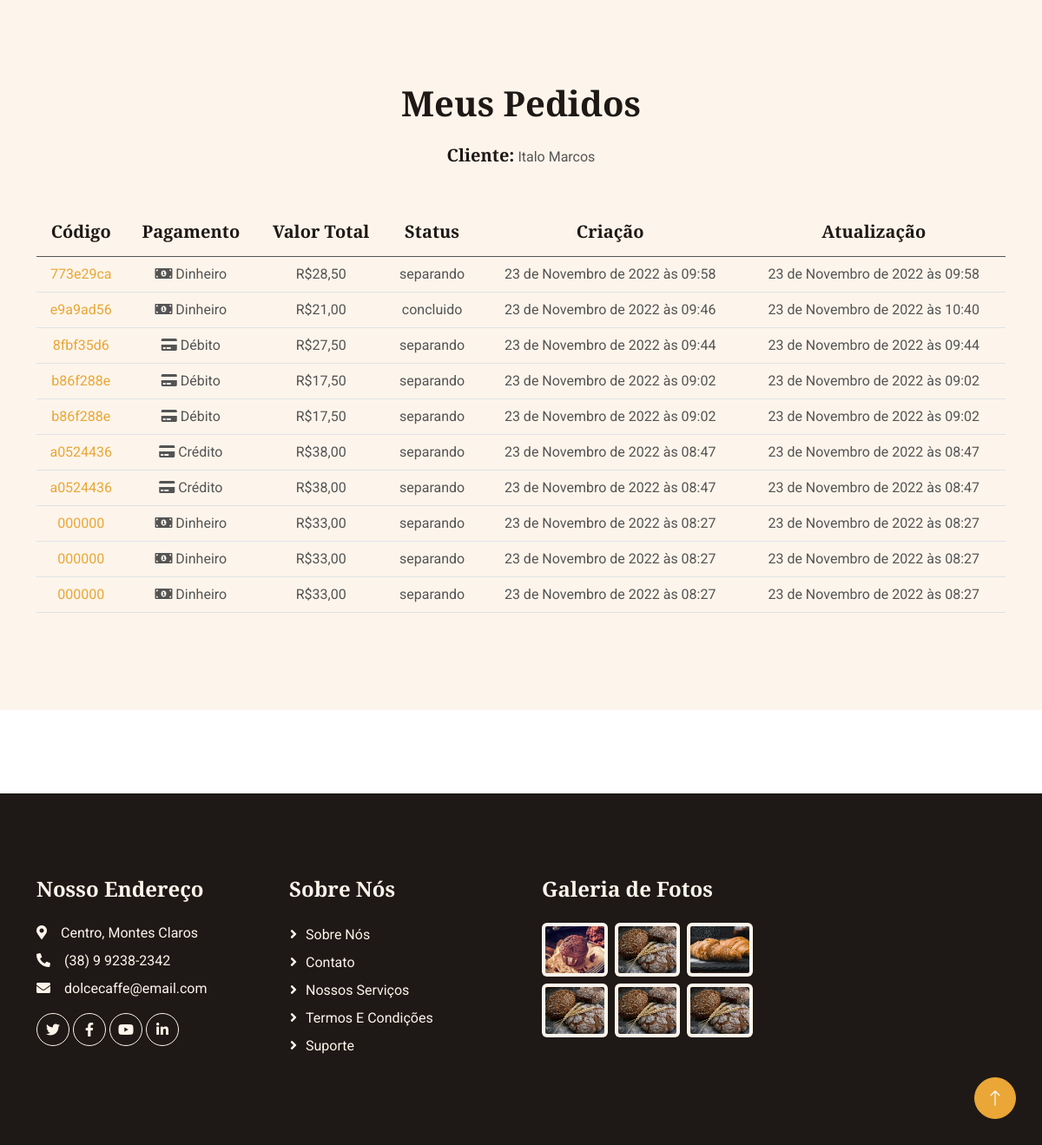
The app's page /meuspedidos/2 (signed in, lower part), older data.
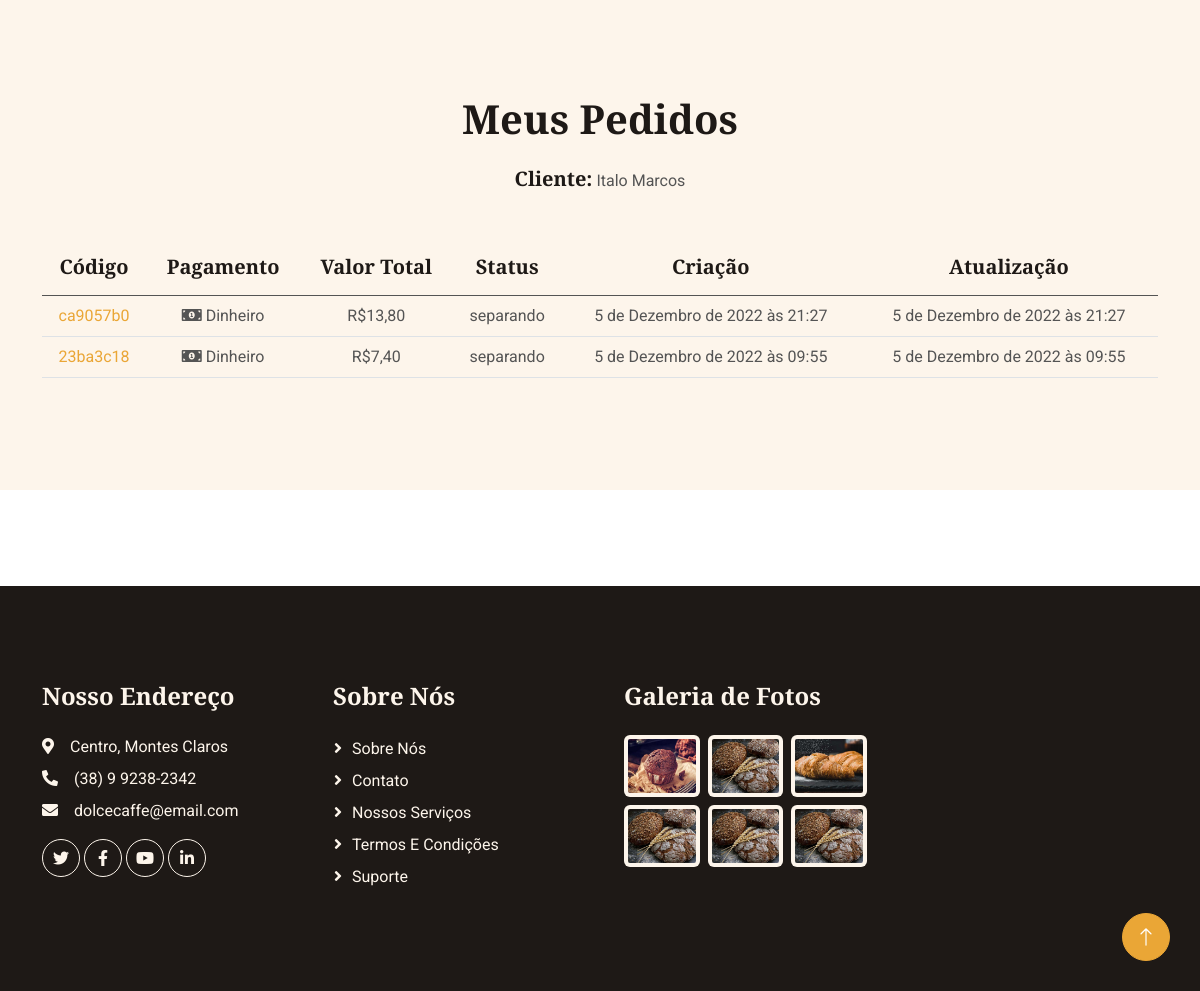
The same page, newer data.
### padaria/models.py (models this page shows, shortened)
class CustomUsuario(AbstractUser):
    email = models.EmailField('E-mail', unique=True)
    cpf = models.CharField(max_length=14, unique=True)
    estado = models.CharField(max_length=100)
    cidade = models.CharField(max_length=100)
    rua = models.CharField(max_length=50)
    numero = models.CharField(max_length=10)
    cep = models.CharField(max_length=14)
    celular = models.CharField(max_length=14)
    dataNascimento = models.DateField()
    is_staff = models.BooleanField('Membro da equipe', default=False)
    USERNAME_FIELD = 'email'
    REQUIRED_FIELDS = ['first_name', 'last_name', 'cpf', 'estado', 'cidade', 'rua', 'numero', 'cep', 'celular','dataNascimento']
    objects = UsuarioManager()

class Pedido(models.Model):
    PAGAMENTO_CHOICES = (
        ('dinheiro', 'Dinheiro'),
        ('cartao-credito', 'Crédito'),
        ('cartao-debito', 'Débito')
    )
    STATUS_CHOICES = (
        ('preparando', 'Preparando'),
        ('concluido', 'Concluído'),
        ('entrega', 'Em Trânsito'),
    )
    codigo = models.CharField('Código', max_length=20)
    pagamento = models.CharField('Pagamento', max_length=20, choices=PAGAMENTO_CHOICES, default=PAGAMENTO_CHOICES[0][0])
    statusPedido = models.CharField('Status', max_length=20, choices=STATUS_CHOICES, default=STATUS_CHOICES[0][0])
    valorPedido = models.DecimalField('Valor Total', max_digits=6, decimal_places=2)
    dataCriacao = models.DateTimeField('Criação', auto_now_add=True)
    dataAtualizacao = models.DateTimeField('Atualização', auto_now=True)
    produtos = models.ManyToManyField(Produto, through='ItensPedido')
    user = models.ForeignKey(CustomUsuario, on_delete=models.SET_NULL, null=True)
    class Meta:
        verbose_name = 'Pedido'
        verbose_name_plural = 'Pedidos'

### padaria/views.py (the view)
# urls.py: path('meuspedidos/<int:user_id>', meus_pedidos, name='meus_pedidos'),
@login_required
def meus_pedidos(request, user_id):
    user = CustomUsuario.objects.get(id=user_id)
    pedidos = Pedido.objects.filter(user=user).order_by('-dataCriacao').values()
    context = {
        'user': user,
        'pedidos': pedidos
    }
    return render(request, 'meus_pedidos.html', context)

### padaria/templates/meus_pedidos.html (shortened to what this page needs)
{% load static %}
{% load widget_tweaks %}
<!DOCTYPE html>
<html lang="en">
<head>
    <link href="https://cdnjs.cloudflare.com/ajax/libs/font-awesome/5.10.0/css/all.min.css" rel="stylesheet">
    <link href="https://cdn.jsdelivr.net/npm/bootstrap-icons@1.4.1/font/bootstrap-icons.css" rel="stylesheet">
    <link href="{% static 'lib/animate/animate.min.css' %}" rel="stylesheet">
    <link href="{% static 'lib/owlcarousel/assets/owl.carousel.min.css' %}" rel="stylesheet">
    <link href="{% static 'css/bootstrap.min.css' %}" rel="stylesheet">
    <link href="{% static 'css/style.css' %}" rel="stylesheet">
</head>
<body>
    <div class="container-xxl bg-light my-6 py-6 pt-0">
        <div class="container">
            <form method="post">
            <div class="text-center mx-auto mb-5 wow fadeInUp" data-wow-delay="0.1s" style="max-width: 500px;">
                <h1 class="display-6 mb-4">Meus Pedidos</h1>
                <p><h5 class="d-inline-block">Cliente: </h5> {{ user.get_full_name }}</p>
            </div>
            <div class="row g-4">
                <div class="col-lg-12 col-md-12">
                    <table class="table text-center">
                        <thead class="thead-warning">
                            <tr>
                                <th><h5>Código</h5></th>
                                <th><h5>Pagamento</h5></th>
                                <th><h5>Valor Total</h5></th>
                                <th><h5>Status</h5></th>
                                <th><h5>Criação</h5></th>
                                <th><h5>Atualização</h5></th>
                            </tr>
                        </thead>
                        <tbody>
                            {% for p in pedidos %}
                                <tr>
                                    <td><a href="{% url 'detalhes_pedido' p.codigo %}">{{ p.codigo }}</a></td>
                                    {% if p.pagamento == 'cartao-debito' %}
                                        <td><i class="fas fa-credit-card"></i> Débito</td>
                                    {% elif p.pagamento == 'cartao-credito' %}
                                        <td><i class="fas fa-credit-card"></i> Crédito</td>
                                    {% else %}
                                        <td><i class="fas fa-money-bill-alt"></i> Dinheiro</td>
                                    {% endif %}
                                    <td>R${{ p.valorPedido }}</td>
                                    <td>{{ p.statusPedido }}</td>
                                    <td>{{ p.dataCriacao }}</td>
                                    <td>{{ p.dataAtualizacao }}</td>
                                </tr>
                            {% endfor %}
                        </tbody>
                    </table>
                </div>
            </div>
        </form>
        </div>
    </div>
    <div class="container-fluid bg-dark text-light footer my-6 mb-0 py-5 wow fadeIn" data-wow-delay="0.1s">
        <div class="container py-5">
            <div class="row g-5">
                <div class="col-lg-3 col-md-6">
                    <h4 class="text-light mb-4">Nosso Endereço</h4>
                    <p class="mb-2"><i class="fa fa-map-marker-alt me-3"></i>Centro, Montes Claros</p>
                    <p class="mb-2"><i class="fa fa-phone-alt me-3"></i>(38) 9 9238-2342</p>
                    <p class="mb-2"><i class="fa fa-envelope me-3"></i>dolcecaffe@email.com</p>
                    <div class="d-flex pt-2">
                        <a class="btn btn-square btn-outline-light rounded-circle me-1" href=""><i class="fab fa-twitter"></i></a>
                        <a class="btn btn-square btn-outline-light rounded-circle me-1" href=""><i class="fab fa-facebook-f"></i></a>
                        <a class="btn btn-square btn-outline-light rounded-circle me-1" href=""><i class="fab fa-youtube"></i></a>
                        <a class="btn btn-square btn-outline-light rounded-circle me-0" href=""><i class="fab fa-linkedin-in"></i></a>
                    </div>
                </div>
                <div class="col-lg-3 col-md-6">
                    <h4 class="text-light mb-4">Sobre Nós</h4>
                    <a class="btn btn-link" href="">Sobre Nós</a>
                    <a class="btn btn-link" href="">Contato</a>
                    <a class="btn btn-link" href="">Nossos Serviços</a>
                    <a class="btn btn-link" href="">Termos e Condições</a>
                    <a class="btn btn-link" href="">Suporte</a>
                </div>
                <div class="col-lg-3 col-md-6">
                    <h4 class="text-light mb-4">Galeria de Fotos</h4>
                    <div class="row g-2">
                        <div class="col-4">
                            <img class="img-fluid bg-light rounded p-1" src="{% static 'img/product-1.jpg' %}" alt="Image">
                        </div>
                        <div class="col-4">
                            <img class="img-fluid bg-light rounded p-1" src="{% static 'img/product-2.jpg' %}" alt="Image">
                        </div>
                        <div class="col-4">
                            <img class="img-fluid bg-light rounded p-1" src="{% static 'img/product-3.jpg' %}" alt="Image">
                        </div>
                        <div class="col-4">
                            <img class="img-fluid bg-light rounded p-1" src="{% static 'img/product-2.jpg' %}" alt="Image">
                        </div>
                        <div class="col-4">
                            <img class="img-fluid bg-light rounded p-1" src="{% static 'img/product-2.jpg' %}" alt="Image">
                        </div>
                        <div class="col-4">
                            <img class="img-fluid bg-light rounded p-1" src="{% static 'img/product-2.jpg' %}" alt="Image">
                        </div>
                    </div>
                </div>
            </div>
        </div>
    </div>
    <a href="#" class="btn btn-lg btn-primary btn-lg-square rounded-circle back-to-top"><i class="bi bi-arrow-up"></i></a>
</body>
</html>

### padaria/static/css/style.css (style rules this page uses)
:root { --primary: #EAA636; --secondary: #545454; --light: #FDF5EB; --dark: #1E1916; }
h4, h5, h6, .h4, .h5, .h6 { font-weight: 600 !important; }
.py-6 { padding-top: 6rem; padding-bottom: 6rem; }
.my-6 { margin-top: 6rem; margin-bottom: 6rem; }
.back-to-top { position: fixed; display: none; right: 30px; bottom: 30px; z-index: 99; }
.btn { font-weight: 500; transition: .5s; }
.btn.btn-primary { color: #FFFFFF; }
.btn-square { width: 38px; height: 38px; }
.btn-lg-square { width: 48px; height: 48px; }
.btn-square, .btn-sm-square, .btn-lg-square { padding: 0; display: flex; align-items: center; justify-content: center; font-weight: normal; }
.footer .btn.btn-link { display: block; margin-bottom: 5px; padding: 0; text-align: left; color: var(--light); font-weight: normal; text-transform: capitalize; transition: .3s; }
.footer .btn.btn-link::before { position: relative; content: "\f105"; font-family: "Font Awesome 5 Free"; font-weight: 900; color: var(--light); margin-right: 10px; }

Row changes from the older to the newer data that the page shows:
removed Pedido: codigo "773e29ca", pagamento "dinheiro" (drawn), valorPedido "28,50", statusPedido "separando", dataCriacao "23 de Novembro de 2022 às 09:58", dataAtualizacao "23 de Novembro de 2022 às 09:58"
removed Pedido: codigo "e9a9ad56", pagamento "dinheiro" (drawn), valorPedido "21,00", statusPedido "concluido", dataCriacao "23 de Novembro de 2022 às 09:46", dataAtualizacao "23 de Novembro de 2022 às 10:40"
removed Pedido: codigo "8fbf35d6", pagamento "cartao-debito" (drawn), valorPedido "27,50", statusPedido "separando", dataCriacao "23 de Novembro de 2022 às 09:44", dataAtualizacao "23 de Novembro de 2022 às 09:44"
removed Pedido: codigo "b86f288e", pagamento "cartao-debito" (drawn), valorPedido "17,50", statusPedido "separando", dataCriacao "23 de Novembro de 2022 às 09:02", dataAtualizacao "23 de Novembro de 2022 às 09:02"
removed Pedido: codigo "b86f288e", pagamento "cartao-debito" (drawn), valorPedido "17,50", statusPedido "separando", dataCriacao "23 de Novembro de 2022 às 09:02", dataAtualizacao "23 de Novembro de 2022 às 09:02"
removed Pedido: codigo "a0524436", pagamento "cartao-credito" (drawn), valorPedido "38,00", statusPedido "separando", dataCriacao "23 de Novembro de 2022 às 08:47", dataAtualizacao "23 de Novembro de 2022 às 08:47"
removed Pedido: codigo "a0524436", pagamento "cartao-credito" (drawn), valorPedido "38,00", statusPedido "separando", dataCriacao "23 de Novembro de 2022 às 08:47", dataAtualizacao "23 de Novembro de 2022 às 08:47"
removed Pedido: codigo "000000", pagamento "dinheiro" (drawn), valorPedido "33,00", statusPedido "separando", dataCriacao "23 de Novembro de 2022 às 08:27", dataAtualizacao "23 de Novembro de 2022 às 08:27"
changed Pedido: codigo "000000" → "ca9057b0"; valorPedido "33,00" → "13,80"; dataCriacao "23 de Novembro de 2022 às 08:27" → "5 de Dezembro de 2022 às 21:27"; dataAtualizacao "23 de Novembro de 2022 às 08:27" → "5 de Dezembro de 2022 às 21:27"
changed Pedido: codigo "000000" → "23ba3c18"; valorPedido "33,00" → "7,40"; dataCriacao "23 de Novembro de 2022 às 08:27" → "5 de Dezembro de 2022 às 09:55"; dataAtualizacao "23 de Novembro de 2022 às 08:27" → "5 de Dezembro de 2022 às 09:55"
